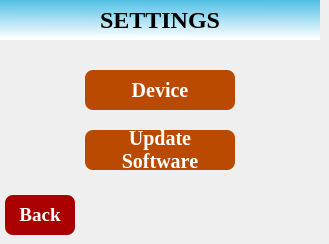
   <widget class="QWidget" name="page_18">
    <widget class="QLabel" name="label_24">
     <property name="geometry">
      <rect>
       <x>0</x>
       <y>0</y>
       <width>320</width>
       <height>40</height>
      </rect>
     </property>
     <property name="font">
      <font>
       <family>Liberation Serif</family>
       <pointsize>18</pointsize>
       <weight>75</weight>
       <bold>true</bold>
      </font>
     </property>
     <property name="styleSheet">
      <string notr="true">background-color: qlineargradient(spread:pad, x1:0.97005, y1:0, x2:0.960199, y2:0.972, stop:0 rgba(80, 191, 229, 255), stop:1 rgba(255, 255, 255, 255));</string>
     </property>
     <property name="text">
      <string>SETTINGS</string>
     </property>
     <property name="alignment">
      <set>Qt::AlignCenter</set>
     </property>
    </widget>
    <widget class="QLabel" name="label_25">
     <property name="geometry">
      <rect>
       <x>1</x>
       <y>0</y>
       <width>50</width>
       <height>40</height>
      </rect>
     </property>
     <property name="styleSheet">
      <string notr="true">border-image: url(:/rsc/images/NagalandGovtLogo.png);</string>
     </property>
     <property name="text">
      <string/>
     </property>
     <property name="pixmap">
      <pixmap>:/rsc/images/uk_logo.png</pixmap>
     </property>
     <property name="scaledContents">
      <bool>true</bool>
     </property>
    </widget>
    <widget class="QPushButton" name="BtnDeviceSettings">
     <property name="geometry">
      <rect>
       <x>85</x>
       <y>70</y>
       <width>150</width>
       <height>40</height>
      </rect>
     </property>
     <property name="font">
      <font>
       <family>Liberation Serif</family>
       <pointsize>15</pointsize>
       <weight>75</weight>
       <bold>true</bold>
      </font>
     </property>
     <property name="styleSheet">
      <string notr="true">/*background-color: rgb(220, 214, 148);
color: rgb(85, 85, 127);*/
border-radius: 8px;
color: rgb(255,255, 255);
background-color: rgb(186, 74, 0);</string>
     </property>
     <property name="text">
      <string>Device</string>
     </property>
    </widget>
    <widget class="QPushButton" name="BtnBack_5">
     <property name="geometry">
      <rect>
       <x>5</x>
       <y>195</y>
       <width>70</width>
       <height>40</height>
      </rect>
     </property>
     <property name="font">
      <font>
       <family>Liberation Serif</family>
       <pointsize>14</pointsize>
       <weight>75</weight>
       <bold>true</bold>
      </font>
     </property>
     <property name="styleSheet">
      <string notr="true">border-radius: 8px;
background-color: rgb(170, 0, 0);
color: rgb(255, 255, 255);</string>
     </property>
     <property name="text">
      <string>Back</string>
     </property>
    </widget>
    <widget class="QPushButton" name="btnUpdateSW">
     <property name="geometry">
      <rect>
       <x>85</x>
       <y>130</y>
       <width>150</width>
       <height>40</height>
      </rect>
     </property>
     <property name="font">
      <font>
       <family>Liberation Serif</family>
       <pointsize>15</pointsize>
       <weight>75</weight>
       <bold>true</bold>
      </font>
     </property>
     <property name="styleSheet">
      <string notr="true">/*background-color: rgb(220, 214, 148);
color: rgb(85, 85, 127);*/
border-radius: 8px;
color: rgb(255,255, 255);
background-color: rgb(186, 74, 0);</string>
     </property>
     <property name="text">
      <string>Update
Software</string>
     </property>
    </widget>
   </widget>
